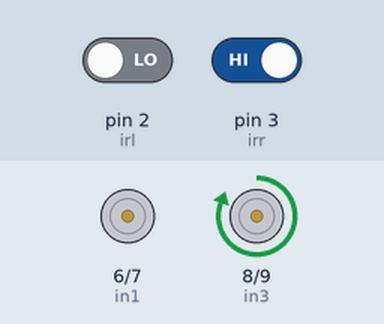
Simulated run of this sketch. Board: Arduino Uno, built with avr-gcc and run on an emulated ATmega328P. On the bench: motor-driver pin pairs drawn as motors (green arrow = first pin HIGH = forward, orange = second pin HIGH = backward, longer = more drive). The test bench sets the inputs (shaded band); at power-on: pin 2 (irl) LOW, pin 3 (irr) HIGH.

Above: at 1.2 s.
1.3 s: pin 2 (irl) driven HIGH
At 2.5 s:
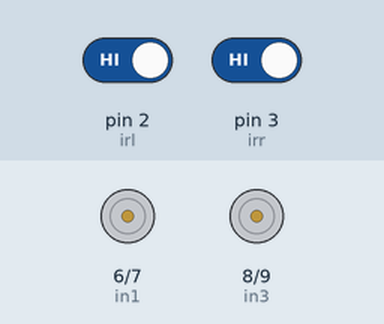
2.8 s: pin 3 (irr) driven LOW
At 3.7 s:
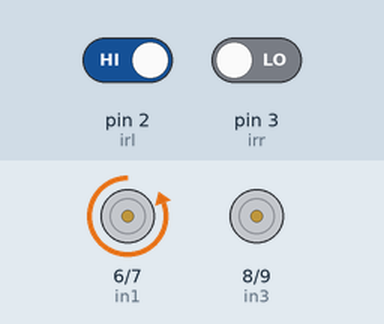
4.3 s: pin 2 (irl) driven LOW
At 4.8 s:
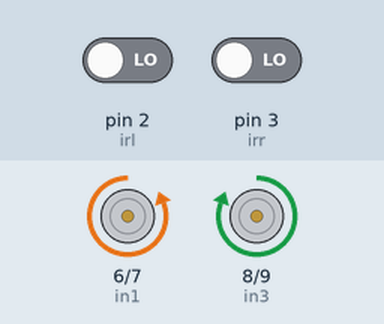
5.8 s: pin 3 (irr) driven HIGH
At 7.2 s:
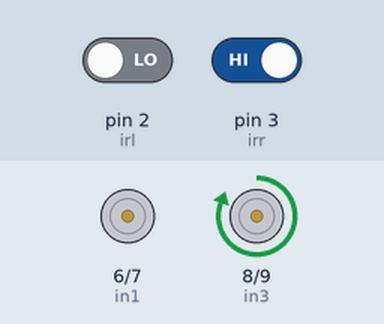
Timing chart, 0 to 8.3 s (numbered marks = the images above; inputs shaded):
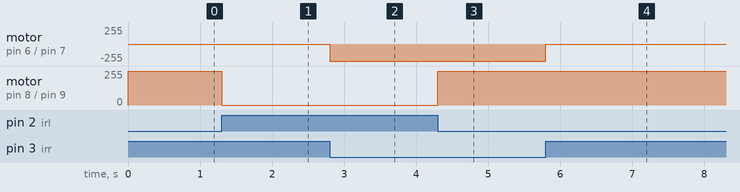

The sketch:

linefollowingbot.ino
```cpp
#define in1 6
#define in2 7
#define in3 8
#define in4 9
#define irl 2
#define irr 3
void setup() {
  Serial.begin(9600);
  pinMode(in1,OUTPUT);
  pinMode(in2,OUTPUT);
  pinMode(in3,OUTPUT);
  pinMode(in4,OUTPUT);
  pinMode(irl,INPUT);
  pinMode(irr,INPUT);

}

void loop()
{

  int l=digitalRead(irl);
  int r=digitalRead(irr);
  if(r==0&&l==0)
    forward();
  else if(r==1&&l==1)
    stopp();
  else if(r==1)
    right();
  else if(l==1)
    left();


}


void forward() {
  digitalWrite(in1,0);
  digitalWrite(in2,1);
  digitalWrite(in3,1);
  digitalWrite(in4,0);
}
/*void backward() {
  digitalWrite(in1,1);
  digitalWrite(in2,0);
  digitalWrite(in3,0);
  digitalWrite(in4,1);
}*/
void left()
{
  digitalWrite(in1,0);
  digitalWrite(in2,1);
  digitalWrite(in3,0);
  digitalWrite(in4,0);
}
void right()
{
  digitalWrite(in1,0);
  digitalWrite(in2,0);
  digitalWrite(in3,1);
  digitalWrite(in4,0);
}

void stopp(){

   digitalWrite(in1,0);
  digitalWrite(in2,0);
  digitalWrite(in3,0);
  digitalWrite(in4,0);

  }
```

Measured:
- after the input at 1.3 s, motor on pin 8 (in3) / pin 9 (in4): forward 255/255 → stopped at once
- after the input at 2.8 s, motor on pin 6 (in1) / pin 7 (in2): stopped → backward 255/255 at once
- after the input at 4.3 s, motor on pin 8 (in3) / pin 9 (in4): stopped → forward 255/255 at once
- after the input at 5.8 s, motor on pin 6 (in1) / pin 7 (in2): backward 255/255 → stopped at once
